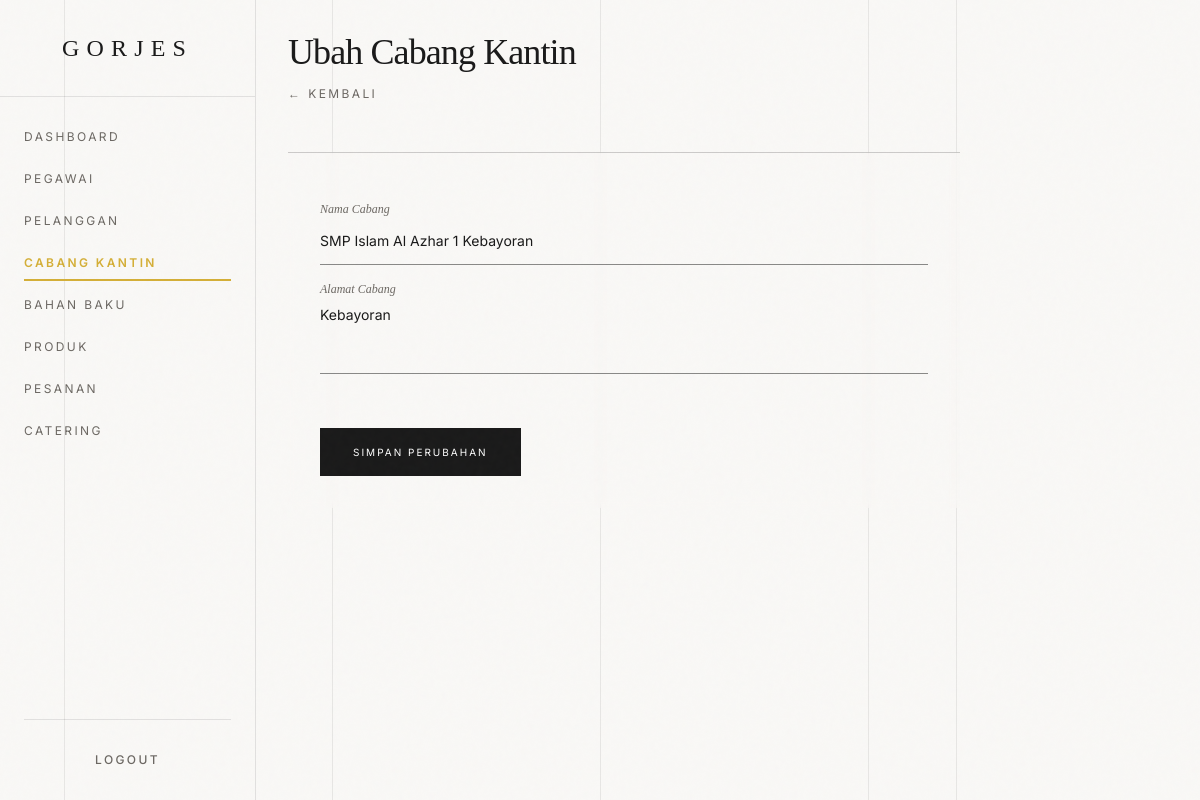
The app's page /dashboard/cabang_kantin/cabang_kantinubah.php?id=2 (signed in) with its own data.
### tables this page shows
create table cabang_kantin
(
    id_cabang_kantin int auto_increment
        primary key,
    nama_cabang      varchar(100) not null,
    alamat_cabang    text         null
);

### dashboard/cabang_kantin/cabang_kantinubah.php (the view, shortened to what this page needs)
<?php
include '../../layouts/config.php';
$id = $_GET['id'] ?? 0;
$sql = "SELECT * FROM cabang_kantin WHERE id_cabang_kantin = ?";
$stmt = mysqli_prepare($conn, $sql);
mysqli_stmt_bind_param($stmt, 'i', $id);
mysqli_stmt_execute($stmt);
$result = mysqli_stmt_get_result($stmt);
$data = mysqli_fetch_assoc($result);
include '../../layouts/head.php';
include '../../layouts/menu.php';
?>
<div class="mb-12 relative z-10">
    <h2 class="font-serif text-4xl tracking-tight mb-2">Ubah Cabang Kantin</h2>
    <a href="cabang_kantinlihat.php" class="text-xs tracking-[0.2em] uppercase text-luxury-mutedFg hover:text-luxury-accent transition-colors">← Kembali</a>
</div>
<div class="border-t border-luxury-fg/20 pt-8 relative z-10 max-w-2xl bg-luxury-bg/50 backdrop-blur-sm p-8">
    <form action="controllers/update.php" method="POST" class="space-y-8">
        <div class="relative group">
            <input type="text" name="nama_cabang" id="nama_cabang" required value="<?= htmlspecialchars($data['nama_cabang']) ?>"
                class="w-full h-12 bg-transparent border-b border-luxury-fg/50 text-sm px-0 py-2 focus:outline-none focus:border-luxury-accent transition-colors duration-500 peer placeholder-transparent" placeholder="Nama Cabang">
            <label for="nama_cabang" class="absolute left-0 -top-4 text-xs text-luxury-mutedFg font-serif italic transition-all duration-500 peer-focus:-top-4 peer-focus:text-xs peer-focus:text-luxury-accent">Nama Cabang</label>
        </div>
        <div class="relative group mt-12">
            <textarea name="alamat_cabang" id="alamat_cabang" rows="3" required
                class="w-full bg-transparent border-b border-luxury-fg/50 text-sm px-0 py-2 focus:outline-none focus:border-luxury-accent transition-colors duration-500 peer placeholder-transparent resize-none" placeholder="Alamat Cabang"><?= htmlspecialchars($data['alamat_cabang']) ?></textarea>
            <label for="alamat_cabang" class="absolute left-0 -top-4 text-xs text-luxury-mutedFg font-serif italic transition-all duration-500 peer-focus:-top-4 peer-focus:text-xs peer-focus:text-luxury-accent">Alamat Cabang</label>
        </div>
        <div class="pt-4">
            <button type="submit"
                class="h-12 px-8 border border-[#1A1A1A] bg-[#1A1A1A] text-white text-[10px] tracking-[0.2em] uppercase relative overflow-hidden group hover:bg-transparent hover:text-[#1A1A1A] transition-all duration-500">
                <span class="relative z-10 transition-colors duration-500">Simpan Perubahan</span>
            </button>
        </div>
    </form>
</div>
<?php
include '../../layouts/footer.php';
include '../../layouts/vendor-scripts.php';
?>

### layouts/head.php (style rules this page uses)
body { background-color: #F9F8F6; color: #1A1A1A; border-radius: 0px !important; }
* { border-radius: 0px !important; }

### records on screen
cabang_kantin: nama_cabang "SMP Islam Al Azhar 1 Kebayoran", alamat_cabang "Kebayoran"
